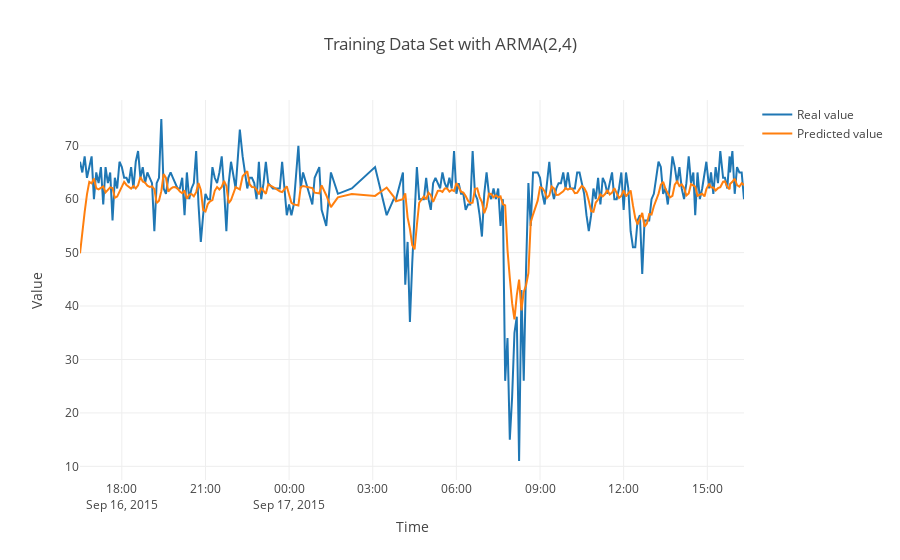

Notebook source saved alongside this figure:
### Code cell
arma_model = ARMA(2,4)
arma_model.set_training_data_set(training_set_values)
arma_model.set_training_data_time(training_set_time)

arma_model.set_testing_data_set(testing_set_values)
arma_model.set_testing_data_time(testing_set_time)

arma_model.set_validation_data_set(validation_set_values)
arma_model.set_validation_data_time(validation_set_time)

prediction = arma_model.get_prediction(arma_model.testing_data_set)
# prediction = arma_model.get_prediction(arma_model.validation_data_set)


arma_model.plot_result(arma_model.testing_data_time, arma_model.testing_data_set, prediction)
# arma_model.plot_result(arma_model.validation_data_time, arma_model.validation_data_set, prediction)

### Figure 1 — Plotly figure (JSON) as saved in the notebook; plotly's stock layout.template omitted (floating-point values rounded to 4 significant figures; data arrays with more than 128 entries replaced by an {"elided": "..."} marker saying what was removed)
{"data": [{"mode": "lines", "name": "Real value", "type": "scatter", "uid": "fffee999-c66d-447d-9299-9d6a079d2377", "x": {"elided": "248 str values"}, "y": {"elided": "248 int values"}}, {"mode": "lines", "name": "Predicted value", "type": "scatter", "uid": "71d0b076-a507-4bba-982c-7dd3f9e1d5b3", "x": {"elided": "248 str values"}, "y": {"elided": "248 float values"}}], "layout": {"title": "Training Data Set with ARMA(2,4)", "xaxis": {"title": "Time"}, "yaxis": {"title": "Value"}}}
